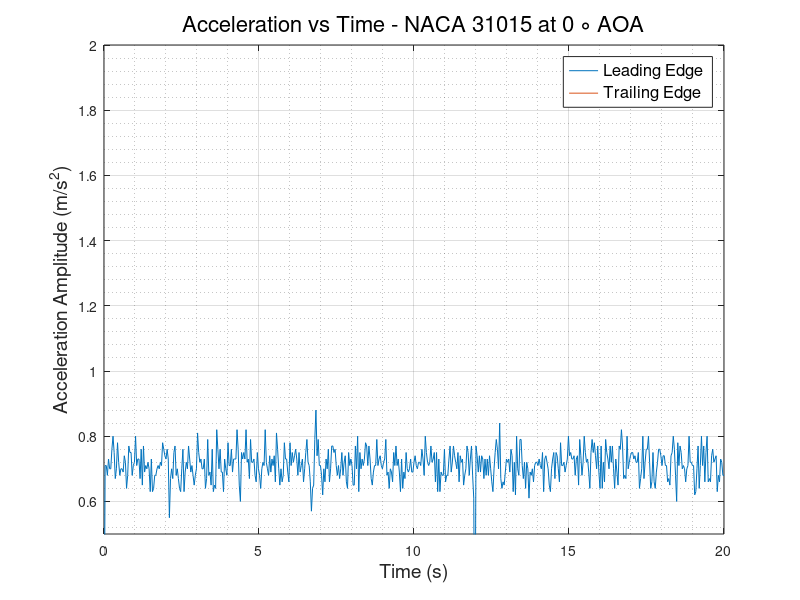
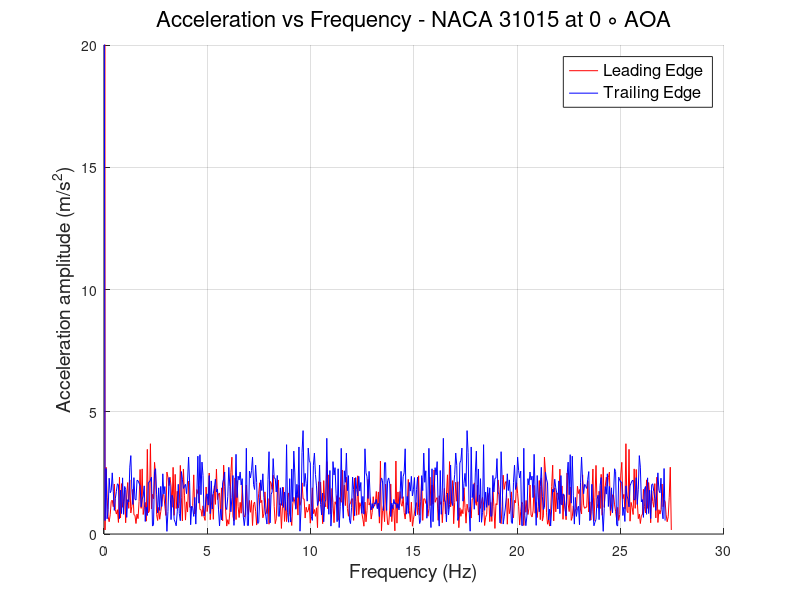

Here is the MATLAB script that generated these plots, in order:
clc
clear
close all
%% READING ACCELEROMETER DATA and defining Variables
                        % LEADING EDGE %
data   = xlsread('LE_700rpm.csv');
LE_time   = data(:,1);
LE_X_acc  = data(:,2);
LE_Y_acc  = data(:,3);
LE_Z_acc  = data(:,4);
LE_R_acc  = sqrt(LE_X_acc.^2 + LE_Y_acc.^2 + LE_Z_acc.^2);
% plot(LE_time,LE_R_acc)
N      = numel(LE_time);
Ts     = abs(diff(LE_time(1:2)));
fs     = 1/Ts;
f_axis = [0:N-1]*fs/N;
A_freq_LE = fft(LE_Z_acc);
figure(1) 
plot(LE_time,LE_Z_acc)
hold on
figure(2)
hold on
plot(f_axis,abs(A_freq_LE),'-r','LineWidth',0.5)
grid on 
grid minor
                        % TRAILING EDGE %
data   = xlsread('TE_700rpm.csv');
TE_time   = data(:,1);
TE_X_acc  = data(:,2);
TE_Y_acc  = data(:,3);
TE_Z_acc  = data(:,4);
TE_R_acc  = sqrt(TE_X_acc.^2 + TE_Y_acc.^2 + TE_Z_acc.^2);
% plot(TE_time,TE_R_acc)
N      = numel(TE_time);
Ts     = abs(diff(TE_time(1:2)));
fs     = 1/Ts;
f_axis = [0:N-1]*fs/N;
A_freq_TE = fft(TE_Z_acc);
figure(1)
plot(TE_time, TE_Z_acc)
grid on
grid minor
xlabel('Time (s)','FontSize',14,'FontWeight','normal')
ylabel('Acceleration Amplitude (m/s^2)','FontSize',14,'FontWeight','normal')
legend ('Leading Edge','Trailing Edge','FontSize',12,'FontWeight','normal')
title('Acceleration vs Time - NACA 31015 at 0 \circ AOA','FontSize',16,'FontWeight','normal')
ylim([0.5 2])
figure(2)
plot(f_axis,abs(A_freq_TE),'-b','LineWidth',0.5)
grid on 
grid minor
ylabel('Acceleration amplitude (m/s^2)','FontSize',14,'FontWeight','normal')
xlabel('Frequency (Hz)','FontSize',14,'FontWeight','normal')
ylim([0 20])
legend ('Leading Edge','Trailing Edge','FontSize',12,'FontWeight','normal')
title('Acceleration vs Frequency - NACA 31015 at 0 \circ AOA','FontSize',16,'FontWeight','normal')